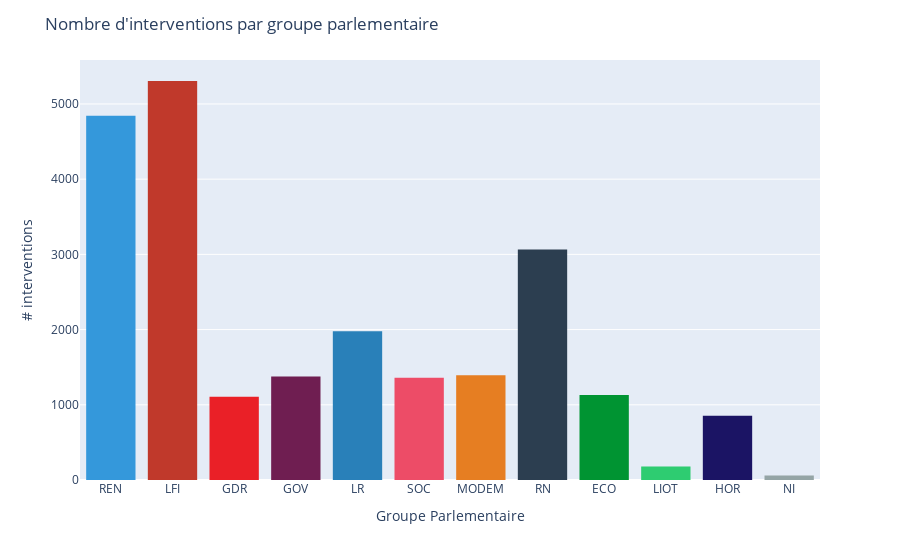

Write notebook code for a chart like this one.
### Code cell
intervention_frequency_per_group(parlement_df)

### Figure 1 — Plotly figure (JSON) as saved in the notebook; plotly's stock layout.template omitted (floating-point values rounded to 4 significant figures; data arrays with more than 128 entries replaced by an {"elided": "..."} marker saying what was removed)
{"data": [{"alignmentgroup": "True", "bingroup": "x", "hovertemplate": "Groupe Parlementaire=%{x}<br>count=%{y}<extra></extra>", "legendgroup": "REN", "marker": {"color": "#3498db", "pattern": {"shape": ""}}, "name": "REN", "offsetgroup": "REN", "orientation": "v", "showlegend": true, "type": "histogram", "x": {"elided": "4844 str values"}, "xaxis": "x", "yaxis": "y"}, {"alignmentgroup": "True", "bingroup": "x", "hovertemplate": "Groupe Parlementaire=%{x}<br>count=%{y}<extra></extra>", "legendgroup": "LFI", "marker": {"color": "#c0392b", "pattern": {"shape": ""}}, "name": "LFI", "offsetgroup": "LFI", "orientation": "v", "showlegend": true, "type": "histogram", "x": {"elided": "5305 str values"}, "xaxis": "x", "yaxis": "y"}, {"alignmentgroup": "True", "bingroup": "x", "hovertemplate": "Groupe Parlementaire=%{x}<br>count=%{y}<extra></extra>", "legendgroup": "GDR", "marker": {"color": "#EA2027", "pattern": {"shape": ""}}, "name": "GDR", "offsetgroup": "GDR", "orientation": "v", "showlegend": true, "type": "histogram", "x": {"elided": "1108 str values"}, "xaxis": "x", "yaxis": "y"}, {"alignmentgroup": "True", "bingroup": "x", "hovertemplate": "Groupe Parlementaire=%{x}<br>count=%{y}<extra></extra>", "legendgroup": "GOV", "marker": {"color": "#6F1E51", "pattern": {"shape": ""}}, "name": "GOV", "offsetgroup": "GOV", "orientation": "v", "showlegend": true, "type": "histogram", "x": {"elided": "1376 str values"}, "xaxis": "x", "yaxis": "y"}, {"alignmentgroup": "True", "bingroup": "x", "hovertemplate": "Groupe Parlementaire=%{x}<br>count=%{y}<extra></extra>", "legendgroup": "LR", "marker": {"color": "#2980b9", "pattern": {"shape": ""}}, "name": "LR", "offsetgroup": "LR", "orientation": "v", "showlegend": true, "type": "histogram", "x": {"elided": "1977 str values"}, "xaxis": "x", "yaxis": "y"}, {"alignmentgroup": "True", "bingroup": "x", "hovertemplate": "Groupe Parlementaire=%{x}<br>count=%{y}<extra></extra>", "legendgroup": "SOC", "marker": {"color": "#ED4C67", "pattern": {"shape": ""}}, "name": "SOC", "offsetgroup": "SOC", "orientation": "v", "showlegend": true, "type": "histogram", "x": {"elided": "1358 str values"}, "xaxis": "x", "yaxis": "y"}, {"alignmentgroup": "True", "bingroup": "x", "hovertemplate": "Groupe Parlementaire=%{x}<br>count=%{y}<extra></extra>", "legendgroup": "MODEM", "marker": {"color": "#e67e22", "pattern": {"shape": ""}}, "name": "MODEM", "offsetgroup": "MODEM", "orientation": "v", "showlegend": true, "type": "histogram", "x": {"elided": "1394 str values"}, "xaxis": "x", "yaxis": "y"}, {"alignmentgroup": "True", "bingroup": "x", "hovertemplate": "Groupe Parlementaire=%{x}<br>count=%{y}<extra></extra>", "legendgroup": "RN", "marker": {"color": "#2c3e50", "pattern": {"shape": ""}}, "name": "RN", "offsetgroup": "RN", "orientation": "v", "showlegend": true, "type": "histogram", "x": {"elided": "3066 str values"}, "xaxis": "x", "yaxis": "y"}, {"alignmentgroup": "True", "bingroup": "x", "hovertemplate": "Groupe Parlementaire=%{x}<br>count=%{y}<extra></extra>", "legendgroup": "ECO", "marker": {"color": "#009432", "pattern": {"shape": ""}}, "name": "ECO", "offsetgroup": "ECO", "orientation": "v", "showlegend": true, "type": "histogram", "x": {"elided": "1130 str values"}, "xaxis": "x", "yaxis": "y"}, {"alignmentgroup": "True", "bingroup": "x", "hovertemplate": "Groupe Parlementaire=%{x}<br>count=%{y}<extra></extra>", "legendgroup": "LIOT", "marker": {"color": "#2ecc71", "pattern": {"shape": ""}}, "name": "LIOT", "offsetgroup": "LIOT", "orientation": "v", "showlegend": true, "type": "histogram", "x": {"elided": "178 str values"}, "xaxis": "x", "yaxis": "y"}, {"alignmentgroup": "True", "bingroup": "x", "hovertemplate": "Groupe Parlementaire=%{x}<br>count=%{y}<extra></extra>", "legendgroup": "HOR", "marker": {"color": "#1B1464", "pattern": {"shape": ""}}, "name": "HOR", "offsetgroup": "HOR", "orientation": "v", "showlegend": true, "type": "histogram", "x": {"elided": "855 str values"}, "xaxis": "x", "yaxis": "y"}, {"alignmentgroup": "True", "bingroup": "x", "hovertemplate": "Groupe Parlementaire=%{x}<br>count=%{y}<extra></extra>", "legendgroup": "NI", "marker": {"color": "#95a5a6", "pattern": {"shape": ""}}, "name": "NI", "offsetgroup": "NI", "orientation": "v", "showlegend": true, "type": "histogram", "x": ["NI", "NI", "NI", "NI", "NI", "NI", "NI", "NI", "NI", "NI", "NI", "NI", "NI", "NI", "NI", "NI", "NI", "NI", "NI", "NI", "NI", "NI", "NI", "NI", "NI", "NI", "NI", "NI", "NI", "NI", "NI", "NI", "NI", "NI", "NI", "NI", "NI", "NI", "NI", "NI", "NI", "NI", "NI", "NI", "NI", "NI", "NI", "NI", "NI", "NI", "NI", "NI", "NI", "NI", "NI", "NI", "NI", "NI", "NI", "NI", "NI"], "xaxis": "x", "yaxis": "y"}], "layout": {"barmode": "relative", "legend": {"title": {"text": "Groupe Parlementaire"}, "tracegroupgap": 0}, "margin": {"t": 60}, "showlegend": false, "title": {"text": "Nombre d'interventions par groupe parlementaire"}, "xaxis": {"anchor": "y", "categoryarray": ["REN", "LFI", "GDR", "GOV", "LR", "SOC", "MODEM", "RN", "ECO", "LIOT", "HOR", "NI"], "categoryorder": "array", "domain": [0, 1], "title": {"text": "Groupe Parlementaire"}}, "yaxis": {"anchor": "x", "domain": [0, 1], "title": {"text": "# interventions"}}}}
